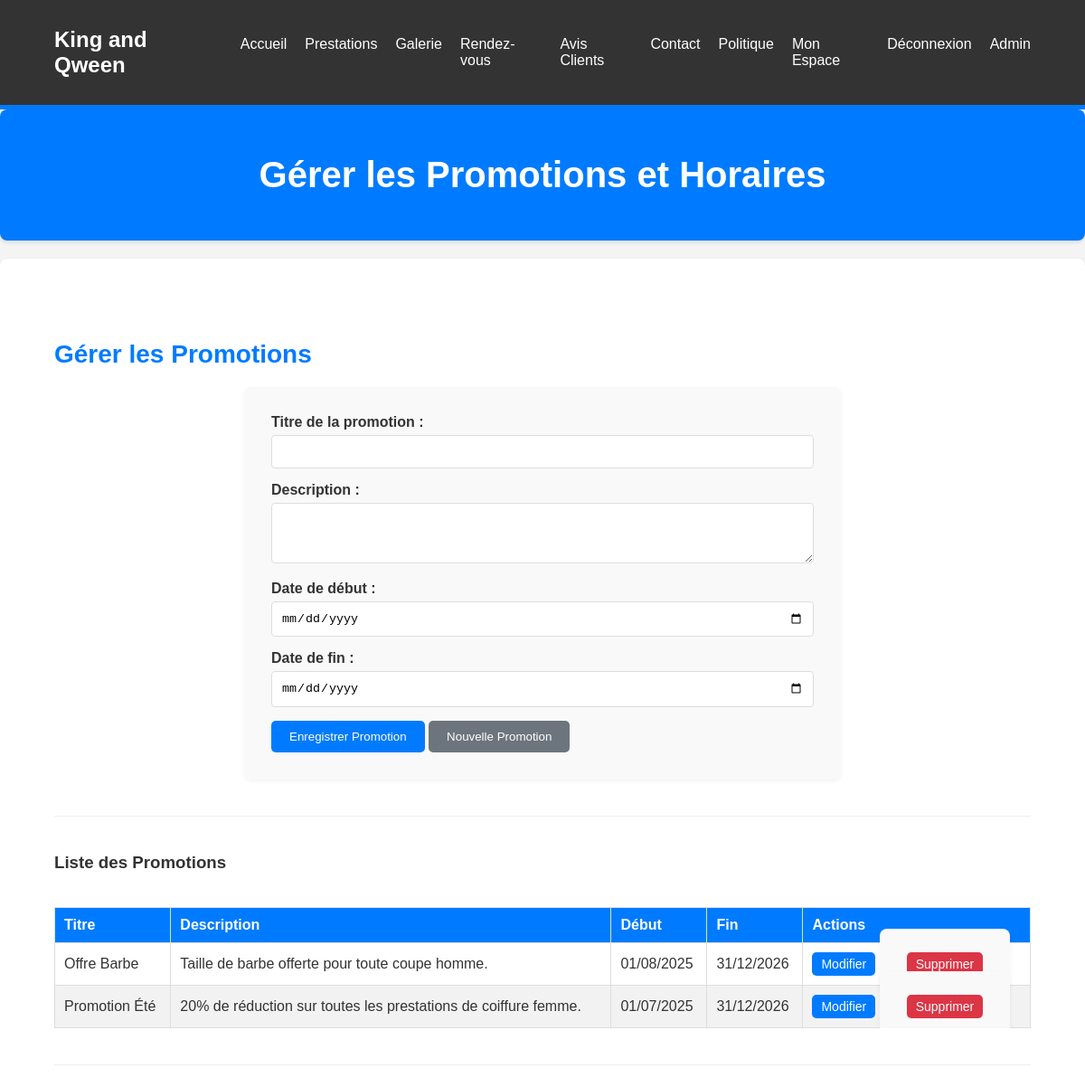
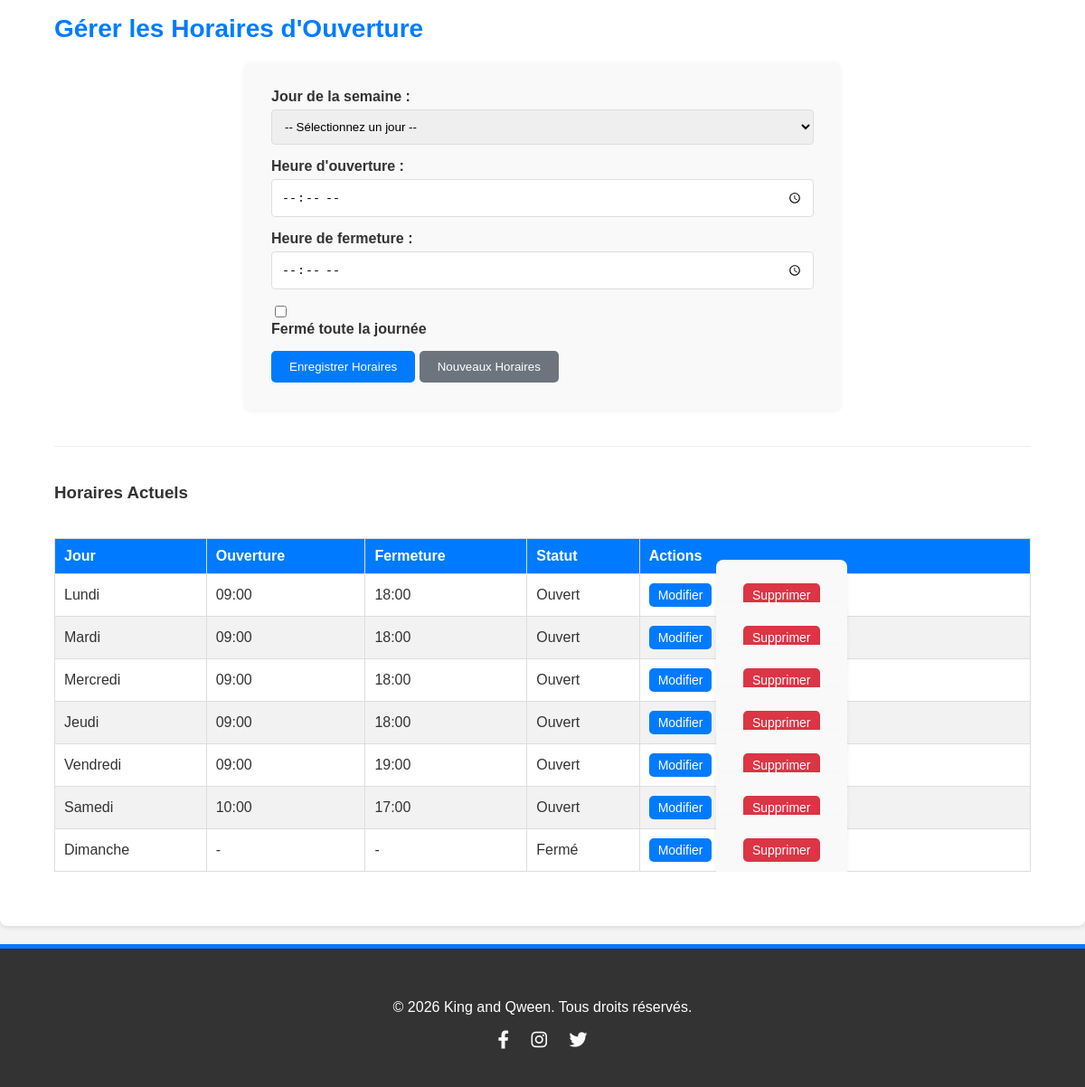
/backend/admin_promotions.php (signed in), run on the app's committed database (2 pictures, top to bottom).
### tables this page shows
CREATE TABLE `promotions` (
  `id` int(11) NOT NULL AUTO_INCREMENT,
  `titre` varchar(255) NOT NULL,
  `description` text,
  `date_debut` date NOT NULL,
  `date_fin` date NOT NULL,
  PRIMARY KEY (`id`),
  KEY `idx_promotions_dates` (`date_debut`, `date_fin`),
  CONSTRAINT `chk_promotions_dates` CHECK (`date_debut` <= `date_fin`)
);

CREATE TABLE `horaires_ouverture` (
  `id` int(11) NOT NULL AUTO_INCREMENT,
  `jour_semaine` enum('Lundi','Mardi','Mercredi','Jeudi','Vendredi','Samedi','Dimanche') NOT NULL UNIQUE,
  `heure_ouverture` time NOT NULL,
  `heure_fermeture` time NOT NULL,
  `ferme` tinyint(1) DEFAULT 0,
  PRIMARY KEY (`id`)
);

### backend/admin_promotions.php (the view, shortened to what this page needs)
<?php
require_once __DIR__ . "/../includes/db.php";
$promotions = [];
$horaires = [];
$jours_semaine = ['Lundi', 'Mardi', 'Mercredi', 'Jeudi', 'Vendredi', 'Samedi', 'Dimanche'];
$sql_promotions = "SELECT * FROM promotions ORDER BY date_debut DESC";
if ($result = $mysqli->query($sql_promotions)) {
    while ($row = $result->fetch_assoc()) {
        $promotions[] = $row;
    }
}
$sql_horaires = "SELECT * FROM horaires_ouverture ORDER BY FIELD(jour_semaine, 'Lundi', 'Mardi', 'Mercredi', 'Jeudi', 'Vendredi', 'Samedi', 'Dimanche')";
if ($result = $mysqli->query($sql_horaires)) {
    while ($row = $result->fetch_assoc()) {
        $horaires[$row["jour_semaine"]] = $row;
    }
}
include __DIR__ . "/../includes/header.php";
?>
<section class="page-title">
    <div class="container">
        <h1>Gérer les Promotions et Horaires</h1>
    </div>
</section>
<section class="admin-content">
    <div class="container">
        <h2>Gérer les Promotions</h2>
        <form action="<?php echo htmlspecialchars($_SERVER["PHP_SELF"]); ?>" method="post">
            <div class="form-group">
                <label for="titre">Titre de la promotion :</label>
                <input type="text" name="titre" id="titre" maxlength="255" required>
            </div>
            <div class="form-group">
                <label for="description">Description :</label>
                <textarea name="description" id="description" rows="3" maxlength="2000"></textarea>
            </div>
            <div class="form-group">
                <label for="date_debut">Date de début :</label>
                <input type="date" name="date_debut" id="date_debut" required>
            </div>
            <div class="form-group">
                <label for="date_fin">Date de fin :</label>
                <input type="date" name="date_fin" id="date_fin" required>
            </div>
            <button type="submit" name="submit_promotion" class="btn">Enregistrer Promotion</button>
            <button type="reset" class="btn btn-secondary" onclick="resetPromotionForm();">Nouvelle Promotion</button>
        </form>
        <hr>
        <h3>Liste des Promotions</h3>
        <div class="table-responsive">
            <table>
                <thead>
                    <tr>
                        <th>Titre</th>
                        <th>Description</th>
                        <th>Début</th>
                        <th>Fin</th>
                        <th>Actions</th>
                    </tr>
                </thead>
                <tbody>
                    <?php if (empty($promotions)): ?>
                        <tr>
                            <td colspan="5">Aucune promotion trouvée.</td>
                        </tr>
                    <?php else: ?>
                        <?php foreach ($promotions as $promo): ?>
                            <tr>
                                <td><?php echo htmlspecialchars($promo["titre"]); ?></td>
                                <td><?php echo nl2br(htmlspecialchars($promo["description"] ?? '')); ?></td>
                                <td><?php echo date("d/m/Y", strtotime($promo["date_debut"])); ?></td>
                                <td><?php echo date("d/m/Y", strtotime($promo["date_fin"])); ?></td>
                                <td>
                                    <button type="button" class="btn btn-sm" onclick="editPromotion(<?php echo htmlspecialchars(json_encode($promo), ENT_QUOTES, 'UTF-8'); ?>)">Modifier</button>
                                    <form action="<?php echo htmlspecialchars($_SERVER["PHP_SELF"]); ?>" method="post" style="display:inline;" onsubmit="return confirm('Êtes-vous sûr de vouloir supprimer cette promotion ?');">
                                        <button type="submit" class="btn btn-danger btn-sm">Supprimer</button>
                                    </form>
                                </td>
                            </tr>
                        <?php endforeach; ?>
                    <?php endif; ?>
                </tbody>
            </table>
        </div>
        <hr>
        <h2>Gérer les Horaires d'Ouverture</h2>
        <form action="<?php echo htmlspecialchars($_SERVER["PHP_SELF"]); ?>" method="post">
            <div class="form-group">
                <label for="jour_semaine">Jour de la semaine :</label>
                <select name="jour_semaine" id="jour_semaine" required>
                    <option value="">-- Sélectionnez un jour --</option>
                </select>
            </div>
            <div class="form-group">
                <label for="heure_ouverture">Heure d'ouverture :</label>
                <input type="time" name="heure_ouverture" id="heure_ouverture">
            </div>
            <div class="form-group">
                <label for="heure_fermeture">Heure de fermeture :</label>
                <input type="time" name="heure_fermeture" id="heure_fermeture">
            </div>
            <div class="form-group">
                <input type="checkbox" name="ferme" id="ferme" value="1" onchange="toggleHeures()">
                <label for="ferme">Fermé toute la journée</label>
            </div>
            <button type="submit" name="submit_horaires" class="btn">Enregistrer Horaires</button>
            <button type="reset" class="btn btn-secondary" onclick="resetHorairesForm();">Nouveaux Horaires</button>
        </form>
        <hr>
        <h3>Horaires Actuels</h3>
        <div class="table-responsive">
            <table>
                <thead>
                    <tr>
                        <th>Jour</th>
                        <th>Ouverture</th>
                        <th>Fermeture</th>
                        <th>Statut</th>
                        <th>Actions</th>
                    </tr>
                </thead>
                <tbody>
                    <?php foreach ($jours_semaine as $jour): ?>
                        <?php $h = $horaires[$jour] ?? null; ?>
                        <tr>
                            <td><?php echo $jour; ?></td>
                            <td><?php echo $h && !$h["ferme"] ? substr($h["heure_ouverture"], 0, 5) : "-"; ?></td>
                            <td><?php echo $h && !$h["ferme"] ? substr($h["heure_fermeture"], 0, 5) : "-"; ?></td>
                            <td><?php echo $h ? ($h["ferme"] ? "Fermé" : "Ouvert") : "Non défini"; ?></td>
                            <td>
                                <?php if ($h): ?>
                                    <button type="button" class="btn btn-sm" onclick="editHoraires(<?php echo htmlspecialchars(json_encode($h), ENT_QUOTES, 'UTF-8'); ?>)">Modifier</button>
                                    <form action="<?php echo htmlspecialchars($_SERVER["PHP_SELF"]); ?>" method="post" style="display:inline;" onsubmit="return confirm('Êtes-vous sûr de vouloir supprimer cet horaire ?');">
                                        <button type="submit" class="btn btn-danger btn-sm">Supprimer</button>
                                    </form>
                                <?php else: ?>
                                    <span class="text-muted">Non défini</span>
                                <?php endif; ?>
                            </td>
                        </tr>
                    <?php endforeach; ?>
                </tbody>
            </table>
        </div>
    </div>
</section>
<?php include __DIR__ . "/../includes/footer.php"; ?>

### assets/css/style.css (style rules this page uses)
body { font-family: Arial, sans-serif; margin: 0; padding: 0; background-color: #f4f4f4; color: #333; }
.container { width: 90%; max-width: 1200px; margin: 0 auto; padding: 20px 0; }
.btn { display: inline-block; background-color: #007bff; color: white; padding: 10px 20px; border-radius: 5px; text-align: center; transition: background-color 0.3s ease; border: none; cursor: pointer; }
.btn-danger { background-color: #dc3545; }
.btn-secondary { background-color: #6c757d; }
section { padding: 40px 0; background-color: white; margin-bottom: 20px; border-radius: 8px; box-shadow: 0 2px 5px rgba(0,0,0,0.1); }
section h2 { text-align: center; margin-bottom: 30px; font-size: 36px; color: #007bff; }
.form-group { margin-bottom: 15px; }
.form-group label { display: block; margin-bottom: 5px; font-weight: bold; }
.form-group input[type="text"], .form-group input[type="email"], .form-group input[type="password"], .form-group input[type="date"], .form-group input[type="time"], .form-group input[type="number"], .form-group select, .form-group textarea { width: 100%; padding: 10px; border: 1px solid #ddd; border-radius: 4px; box-sizing: border-box; }
.form-group input[type="checkbox"] { width: auto; margin-right: 10px; }
.auth-form, .appointment-form, .contact-form, .review-form, .admin-content form { background-color: #f9f9f9; padding: 30px; border-radius: 8px; box-shadow: 0 2px 5px rgba(0,0,0,0.05); max-width: 600px; margin: 0 auto; }
.client-dashboard table, .admin-content table { width: 100%; border-collapse: collapse; margin-top: 20px; }
.client-dashboard th, .client-dashboard td, .admin-content th, .admin-content td { border: 1px solid #ddd; padding: 10px; text-align: left; }
.client-dashboard th, .admin-content th { background-color: #007bff; color: white; }
.client-dashboard tr:nth-child(even), .admin-content tr:nth-child(even) { background-color: #f2f2f2; }
.admin-content h2 { text-align: left; margin-top: 30px; margin-bottom: 20px; color: #007bff; font-size: 28px; }
.admin-content hr { margin: 40px 0; border: 0; border-top: 1px solid #eee; }
.table-responsive { overflow-x: auto; }
.page-title { background-color: #007bff; color: white; padding: 30px 0; margin-bottom: 20px; text-align: center; border-radius: 8px; }
.page-title h1 { margin: 0; font-size: 40px; }
.btn-sm { padding: 5px 10px; font-size: 14px; }

### data on the page
promotions: titre "Offre Barbe", description "Taille de barbe offerte pour toute coupe homme.", date_debut "01/08/2025", date_fin "31/12/2026"
promotions: titre "Promotion Été", description "20% de réduction sur toutes les prestations de coiffure femme.", date_debut "01/07/2025", date_fin "31/12/2026"
horaires_ouverture: heure_ouverture "09:00", heure_fermeture "18:00"
horaires_ouverture: heure_ouverture "09:00", heure_fermeture "18:00"
horaires_ouverture: heure_ouverture "09:00", heure_fermeture "18:00"
horaires_ouverture: heure_ouverture "09:00", heure_fermeture "18:00"
horaires_ouverture: heure_ouverture "09:00", heure_fermeture "19:00"
horaires_ouverture: heure_ouverture "10:00", heure_fermeture "17:00"

### other printed values
$jour "Lundi"
$jour "Mardi"
$jour "Mercredi"
$jour "Jeudi"
$jour "Vendredi"
$jour "Samedi"
$jour "Dimanche"
